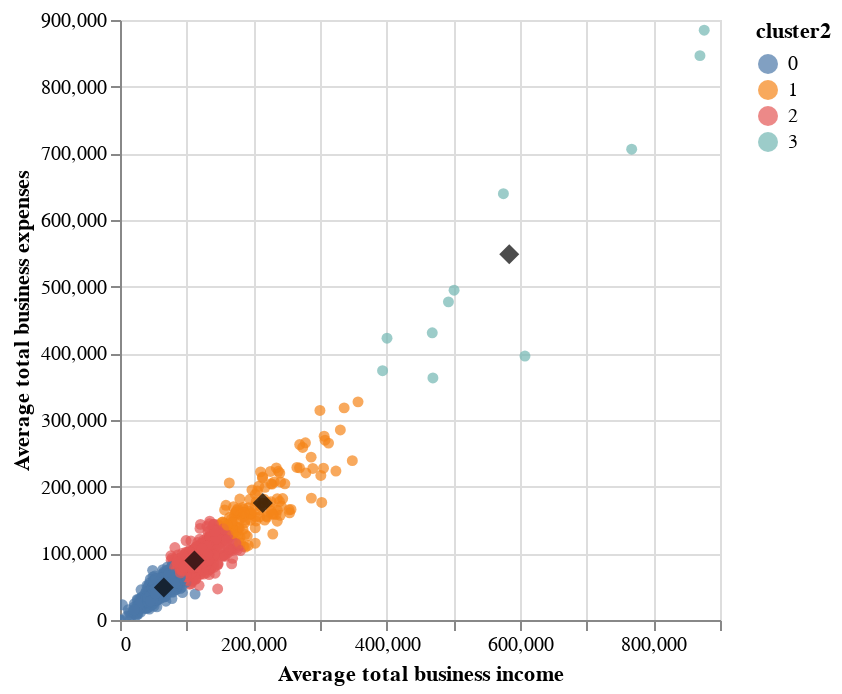

Notebook source saved alongside this figure:
### Code cell
# prompt: please give me a visual that shows the centroid

# ... (Your existing code)

# Finding the Best number of clusters
df = pd.read_csv(file_url, \
                 usecols=['Postcode', \
                          'Average total business income', \
'Average total business expenses'])
X = df[['Average total business income', \
        'Average total business expenses']]
clusters = pd.DataFrame()
inertia = []
clusters['cluster_range'] = range(1,15)
for k in clusters['cluster_range']:
    kmeans = KMeans(n_clusters=k).fit(X)
    inertia.append(kmeans.inertia_)
clusters['inertia'] = inertia
clusters
alt.Chart(clusters).mark_line()\
   .encode(alt.X('cluster_range'), alt.Y('inertia'))
optim_cluster = 4
kmeans = KMeans(random_state=42, n_clusters=optim_cluster)
kmeans.fit(X)
df['cluster2'] = kmeans.predict(X)
df.head()

# Visualize centroids
centroids = kmeans.cluster_centers_

alt.Chart(df).mark_circle().encode(
    x='Average total business income',
    y='Average total business expenses',
    color='cluster2:N',
    tooltip=['Postcode', 'cluster2', 'Average total business income', 'Average total business expenses']
).interactive() + alt.Chart(pd.DataFrame(centroids, columns=['Average total business income', 'Average total business expenses'])).mark_point(size=100, shape='diamond', filled=True, color='black').encode(
    x='Average total business income',
    y='Average total business expenses'
)

### Figure 1 — Vega-Lite specification as saved in the notebook (floating-point values rounded to 4 significant figures; data arrays with more than 128 entries replaced by an {"elided": "..."} marker saying what was removed)
{"config": {"view": {"continuousWidth": 300, "continuousHeight": 300}}, "layer": [{"data": {"name": "data-1e51431a83231d9a31a4c8a6b2fe66ac"}, "mark": {"type": "circle"}, "encoding": {"color": {"field": "cluster2", "type": "nominal"}, "tooltip": [{"field": "Postcode", "type": "quantitative"}, {"field": "cluster2", "type": "quantitative"}, {"field": "Average total business income", "type": "quantitative"}, {"field": "Average total business expenses", "type": "quantitative"}], "x": {"field": "Average total business income", "type": "quantitative"}, "y": {"field": "Average total business expenses", "type": "quantitative"}}, "name": "view_1"}, {"data": {"name": "data-9f4a952b8c2b10e2aca8bdbd30741df8"}, "mark": {"type": "point", "color": "black", "filled": true, "shape": "diamond", "size": 100}, "encoding": {"x": {"field": "Average total business income", "type": "quantitative"}, "y": {"field": "Average total business expenses", "type": "quantitative"}}}], "params": [{"name": "param_4", "select": {"type": "interval", "encodings": ["x", "y"]}, "bind": "scales", "views": ["view_1"]}], "$schema": "https://vega.github.io/schema/vega-lite/v5.20.1.json", "datasets": {"data-1e51431a83231d9a31a4c8a6b2fe66ac": {"elided": "2473 records"}, "data-9f4a952b8c2b10e2aca8bdbd30741df8": [{"Average total business income": 65700.0, "Average total business expenses": 48770.0}, {"Average total business income": 214200.0, "Average total business expenses": 175500.0}, {"Average total business income": 111700.0, "Average total business expenses": 89300.0}, {"Average total business income": 583800.0, "Average total business expenses": 548700.0}]}}
